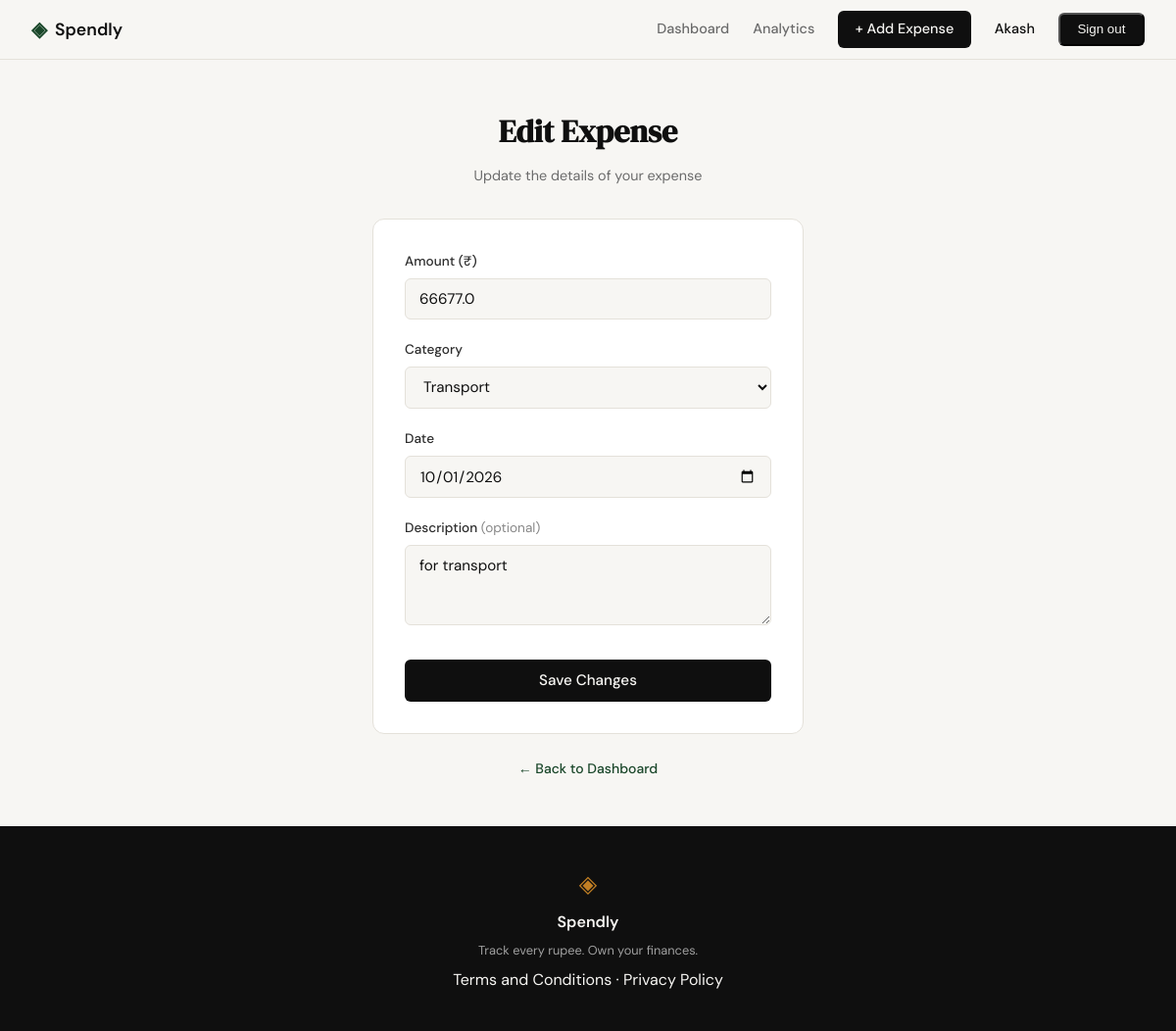
The app's page /expenses/20/edit (signed in), older data.
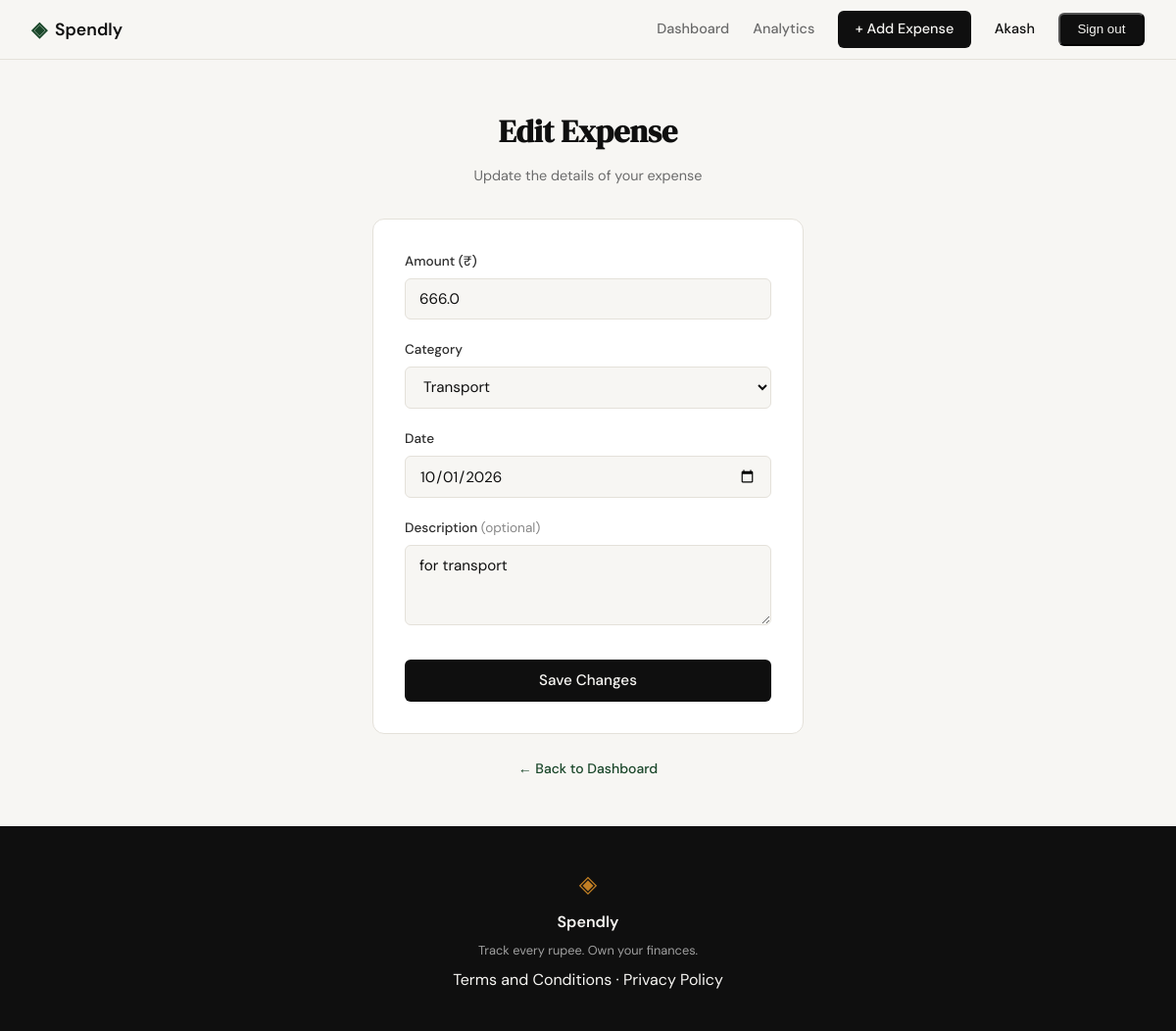
The same page, newer data.
### tables this page shows
CREATE TABLE expenses (
            id INTEGER PRIMARY KEY AUTOINCREMENT,
            user_id INTEGER NOT NULL,
            amount REAL NOT NULL,
            category TEXT NOT NULL,
            date TEXT NOT NULL,
            description TEXT,
            created_at TEXT DEFAULT (datetime('now')),
            FOREIGN KEY (user_id) REFERENCES users(id)
        );

### app.py (the view, shortened to what this page needs)
@app.route("/expenses/<int:id>/edit", methods=["GET", "POST"])
def edit_expense(id):
    if not session.get("user_id"):
        return redirect(url_for("login"))
    expense = get_expense_by_id(id, session["user_id"])
    if expense is None:
        abort(404)
    categories = [
        "Food",
        "Transport",
        "Bills",
        "Health",
        "Entertainment",
        "Shopping",
        "Other",
    ]
    if request.method == "GET":
        return render_template(
            "edit_expense.html", expense=expense, categories=categories
        )

### database/db.py (called while the page is built)
def get_db():
    conn = sqlite3.connect(DB_PATH)
    conn.row_factory = sqlite3.Row
    conn.execute("PRAGMA foreign_keys = ON")
    return conn

### database/queries.py (called while the page is built)
def get_expense_by_id(expense_id, user_id):
    conn = get_db()
    row = conn.execute(
        "SELECT * FROM expenses WHERE id = ? AND user_id = ?", (expense_id, user_id)
    ).fetchone()
    conn.close()
    return row

### templates/edit_expense.html (shortened to what this page needs)
{% extends "base.html" %}
{% block content %}
<section class="auth-section">
    <div class="auth-container">
        <div class="auth-header">
            <h1 class="auth-title">Edit Expense</h1>
            <p class="auth-subtitle">Update the details of your expense</p>
        </div>
        <div class="auth-card">
            <form method="post" action="/expenses/{{ expense.id }}/edit">
                <div class="form-group">
                    <label for="amount">Amount (₹)</label>
                    <input type="number" id="amount" name="amount"
                           class="form-input" placeholder="0.00"
                           step="0.01" min="0.01"
                           value="{{ form_amount if form_amount is defined else expense.amount }}"
                           required autofocus>
                </div>
                <div class="form-group">
                    <label for="category">Category</label>
                    <select id="category" name="category" class="form-input" required>
                        {% set selected_cat = form_category if form_category is defined else expense.category %}
                        {% for cat in categories %}
                        <option value="{{ cat }}" {% if selected_cat == cat %}selected{% endif %}>{{ cat }}</option>
                        {% endfor %}
                    </select>
                </div>
                <div class="form-group">
                    <label for="date">Date</label>
                    <input type="date" id="date" name="date"
                           class="form-input"
                           value="{{ form_date if form_date is defined else expense.date }}"
                           required>
                </div>
                <div class="form-group">
                    <label for="description">Description <span style="font-weight:400;color:#888;">(optional)</span></label>
                    <textarea id="description" name="description"
                              class="form-input" placeholder="What was this expense for?"
                              rows="3">{{ form_description if form_description is defined else (expense.description or '') }}</textarea>
                </div>
                <button type="submit" class="btn-submit">Save Changes</button>
            </form>
        </div>
        <p class="auth-switch">
            <a href="{{ url_for('profile') }}">← Back to Dashboard</a>
        </p>
    </div>
</section>
{% endblock %}

### templates/base.html (shortened to what this page needs)
<!DOCTYPE html>
<html lang="en">
<head>
    <link rel="stylesheet" href="{{ url_for('static', filename='css/style.css') }}">
</head>
<body>
    <nav class="navbar">
        <div class="nav-inner">
            <a href="{{ url_for('landing') }}" class="nav-brand">
                <span class="brand-icon">◈</span>
                <span class="brand-name">Spendly</span>
            </a>
            <div class="nav-links">
                {% if session.get('user_id') %}
                    <a href="{{ url_for('profile') }}" class="{{ 'nav-active' if request.endpoint == 'profile' else '' }}">Dashboard</a>
                    <a href="{{ url_for('analytics') }}" class="{{ 'nav-active' if request.endpoint == 'analytics' else '' }}">Analytics</a>
                    <a href="{{ url_for('add_expense') }}" class="nav-cta {{ 'nav-active' if request.endpoint == 'add_expense' else '' }}">+ Add Expense</a>
                    <span>{{ session.get('user_name') }}</span>
                    <form method="post" action="{{ url_for('logout') }}" style="display:inline">
                        <button type="submit" class="nav-cta">Sign out</button>
                    </form>
                {% else %}
                    <a href="{{ url_for('login') }}">Sign in</a>
                    <a href="{{ url_for('register') }}" class="nav-cta">Get started</a>
                {% endif %}
            </div>
        </div>
    </nav>
    <main class="main-content">
        {% block content %}{% endblock %}
    </main>
    <footer class="footer">
        <div class="footer-inner">
            <span class="brand-icon">◈</span>
            <span class="footer-name">Spendly</span>
            <p class="footer-copy">Track every rupee. Own your finances.</p>
            <p><a href="/terms">Terms and Conditions</a> · <a href="/privacy">Privacy Policy</a></p>
        </div>
    </footer>
</body>
</html>

### static/css/style.css (style rules this page uses)
:root { --ink: #0f0f0f; --ink-soft: #2d2d2d; --ink-muted: #6b6b6b; --ink-faint: #a0a0a0; --paper: #f7f6f3; --paper-warm: #f0ede6; --paper-card: #ffffff; --accent: #1a472a; --accent-light: #e8f0eb; --accent-2: #c17f24; --accent-2-light: #fdf3e3; --danger: #c0392b; --danger-light: #fdecea; --border: #e4e1da; --border-soft: #eeebe4; --font-display: 'DM Serif Display', Georgia, serif; --font-body: 'DM Sans', system-ui, sans-serif; --max-width: 1200px; --auth-width: 440px; --radius-sm: 6px; --radius-md: 12px; --radius-lg: 20px; }
*, *::before, *::after { box-sizing: border-box; margin: 0; padding: 0; }
html { font-size: 16px; scroll-behavior: smooth; }
body { background: var(--paper); color: var(--ink); font-family: var(--font-body); font-size: 1rem; line-height: 1.6; -webkit-font-smoothing: antialiased; }
a { color: inherit; text-decoration: none; }
.navbar { position: sticky; top: 0; z-index: 100; background: var(--paper); border-bottom: 1px solid var(--border); padding: 0 2rem; }
.nav-inner { max-width: var(--max-width); margin: 0 auto; height: 60px; display: flex; align-items: center; justify-content: space-between; }
.nav-brand { display: flex; align-items: center; gap: 0.5rem; font-family: var(--font-body); font-weight: 600; font-size: 1.1rem; color: var(--ink); }
.brand-icon { color: var(--accent); font-size: 1.3rem; }
.brand-name { color: var(--ink); }
.nav-links { display: flex; align-items: center; gap: 1.5rem; font-size: 0.9rem; font-weight: 500; }
.nav-links a { color: var(--ink-muted); transition: color 0.2s; }
.nav-cta { background: var(--ink) !important; color: var(--paper) !important; padding: 0.45rem 1.1rem; border-radius: var(--radius-sm); transition: background 0.2s !important; }
.main-content { min-height: calc(100vh - 60px - 100px); }
.auth-section { min-height: calc(100vh - 60px - 100px); display: flex; align-items: center; justify-content: center; padding: 3rem 2rem; }
.auth-container { width: 100%; max-width: var(--auth-width); }
.auth-header { text-align: center; margin-bottom: 2rem; }
.auth-title { font-family: var(--font-display); font-size: 2rem; color: var(--ink); margin-bottom: 0.5rem; }
.auth-subtitle { font-size: 0.9rem; color: var(--ink-muted); }
.auth-card { background: var(--paper-card); border: 1px solid var(--border); border-radius: var(--radius-md); padding: 2rem; margin-bottom: 1.5rem; }
.form-group { margin-bottom: 1.25rem; }
.form-group label { display: block; font-size: 0.85rem; font-weight: 500; color: var(--ink-soft); margin-bottom: 0.4rem; }
.form-input { width: 100%; padding: 0.6rem 0.875rem; border: 1px solid var(--border); border-radius: var(--radius-sm); font-family: var(--font-body); font-size: 0.95rem; color: var(--ink); background: var(--paper); outline: none; transition: border-color 0.2s; }
.form-input::placeholder { color: var(--ink-faint); }
.btn-submit { width: 100%; padding: 0.7rem; background: var(--ink); color: var(--paper); border: none; border-radius: var(--radius-sm); font-family: var(--font-body); font-size: 0.95rem; font-weight: 500; cursor: pointer; transition: background 0.2s; margin-top: 0.5rem; }
.auth-switch { text-align: center; font-size: 0.875rem; color: var(--ink-muted); }
.auth-switch a { color: var(--accent); font-weight: 500; }
.footer { background: var(--ink); color: var(--paper); padding: 2.5rem 2rem; text-align: center; }
.footer-inner { display: flex; flex-direction: column; align-items: center; gap: 0.4rem; }
.footer .brand-icon { color: var(--accent-2); font-size: 1.5rem; }
.footer-name { font-weight: 600; font-size: 1rem; }
.footer-copy { font-size: 0.8rem; color: var(--ink-faint); }

Row changes from the older to the newer data that the page shows:
changed expenses "Transport": amount "66677.0" → "666.0"
